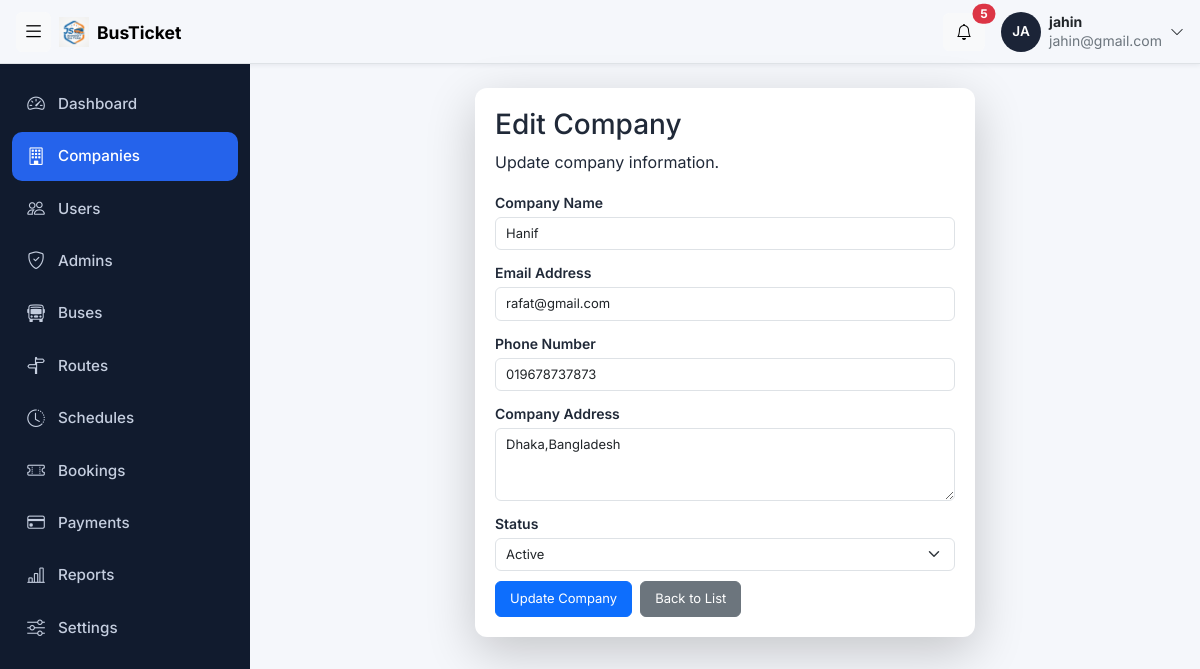
The page /admin/companies_edit.php?company_id=1 (signed in) on the database its author committed.
### tables this page shows
CREATE TABLE `bus_companies` (
  `company_id` int(11) NOT NULL,
  `company_name` varchar(100) NOT NULL,
  `email` varchar(100) NOT NULL,
  `phone` varchar(20) NOT NULL,
  `address` text NOT NULL,
  `status` enum('active','inactive') NOT NULL,
  `created_at` timestamp NOT NULL DEFAULT current_timestamp() ON UPDATE current_timestamp()
);

### admin/companies_edit.php (the view, shortened to what this page needs)
    <?php
    include '../config/db.php';
    $company_id = $_GET['company_id'];
$sql = "SELECT * FROM bus_companies WHERE company_id = '$company_id'";
$result = $conn->query($sql);
$row = $result->fetch_object();
    ?>
    <!DOCTYPE html>
    <html lang="en">
    <head>
        <?php include '../includes/admin_css.php'; ?>
    </head>
    <body>
    <?php include '../includes/topbar.php'; ?>
    <div class="layout">
        <?php include '../includes/admincmsidebar.php'; ?>
        <div class="container-fluid py-4 px-4">
            <div class="company-card edit-form-card p-4">
                <div>
                    <h3>Edit Company</h3>
                    <p>Update company information.</p>
                </div>
                <form method="POST">
                    <div class="mb-3">
                        <label>Company Name</label>
                        <input type="text" name="name"
                            class="form-control"
                            value="<?php echo $row->company_name; ?>" required>
                    </div>
                    <div class="mb-3">
                        <label>Email Address</label>
                        <input type="email" name="email"
                            class="form-control"
                            value="<?php echo $row->email; ?>"
                            required>
                    </div>
                    <div class="mb-3">
                        <label>Phone Number</label>
                        <input type="text" name="phone"
                            class="form-control"
                            value="<?php echo $row->phone; ?>"
                            required>
                    </div>
                    <div class="mb-3">
                        <label>Company Address</label>
                        <textarea name="address"
                            class="form-control"
                            rows="3"><?php echo $row->address; ?></textarea>
                    </div>
                    <div class="mb-3">
                        <label>Status</label>
                        <select name="status" class="form-select">
                            <option value="active"
                                <?php echo $row->status == 'active' ? 'selected' : ''; ?>>
                                Active
                            </option>
                        </select>
                    </div>
                    <div class="d-flex gap-2">
                        <button type="submit" class="btn btn-primary">
                            Update Company
                        </button>
                        <a href="companies.php" class="btn btn-secondary">
                            Back to List
                        </a>
                    </div>
                </form>
            </div>
        </div>
    </div>
    </body>
    </html>

### assets/css/admin.css (style rules this page uses)
:root { --topbar-h: 64px; --sidebar-w: 250px; --sidebar-w-collapsed: 72px; --brand: #2563eb; --ink: #1b2437; --bg: #f4f6fa; }
body { background: var(--bg); color: var(--ink); font-family: "Inter", "Nirmala UI", system-ui, sans-serif; }
.layout { display: flex; min-height: calc(100vh - var(--topbar-h)); margin-top: var(--topbar-h); }
.layout > .sidebar + * { flex: 1; min-width: 0; margin-left: var(--sidebar-w); transition: margin-left .25s ease; }

### assets/css/companies.css (style rules this page uses)
body { background: #f5f7fb; font-family: 'Inter', sans-serif; color: #202938; }
.company-card { background: white; border-radius: 12px; padding: 22px; box-shadow: 0 3px 15px rgba(0,0,0,0.04); }
a { text-decoration: none; }
.edit-form-card { max-width: 500px; margin: 0 auto; padding: 20px !important; box-shadow: 0 15px 50px rgba(0, 0, 0, 0.2); }
.edit-form-card label { font-size: 14px; font-weight: 600 ; margin-bottom: 4px; }
.edit-form-card .form-control, .edit-form-card .form-select { font-size: 13px; padding: 6px 10px; }
.edit-form-card textarea.form-control { min-height: 60px; }
.edit-form-card .mb-3 { margin-bottom: 10px !important; }
.edit-form-card .btn { font-size: 13px; padding: 7px 14px; }

### assets/css/adminbar.css (style rules this page uses)
body { background: #f5f7fb; font-family: 'Inter', sans-serif; color: #202938; }
.company-card { background: white; border-radius: 12px; padding: 22px; box-shadow: 0 3px 15px rgba(0,0,0,0.04); }
a { text-decoration: none; }
.edit-form-card { max-width: 500px; margin: 0 auto; padding: 20px !important; box-shadow: 0 15px 50px rgba(0, 0, 0, 0.2); }
.edit-form-card label { font-size: 14px; font-weight: 600 ; margin-bottom: 4px; }
.edit-form-card .form-control, .edit-form-card .form-select { font-size: 13px; padding: 6px 10px; }
.edit-form-card textarea.form-control { min-height: 60px; }
.edit-form-card .mb-3 { margin-bottom: 10px !important; }
.edit-form-card .btn { font-size: 13px; padding: 7px 14px; }

### rows shown on the page
bus_companies: name "Hanif", email "rafat@gmail.com", phone "019678737873", address "Dhaka,Bangladesh", status "Active"

### other values the page prints
substr($_SESSION['name'], 0, 2) "JA"
$_SESSION['name'] "jahin"
$_SESSION['email'] "jahin@gmail.com"
